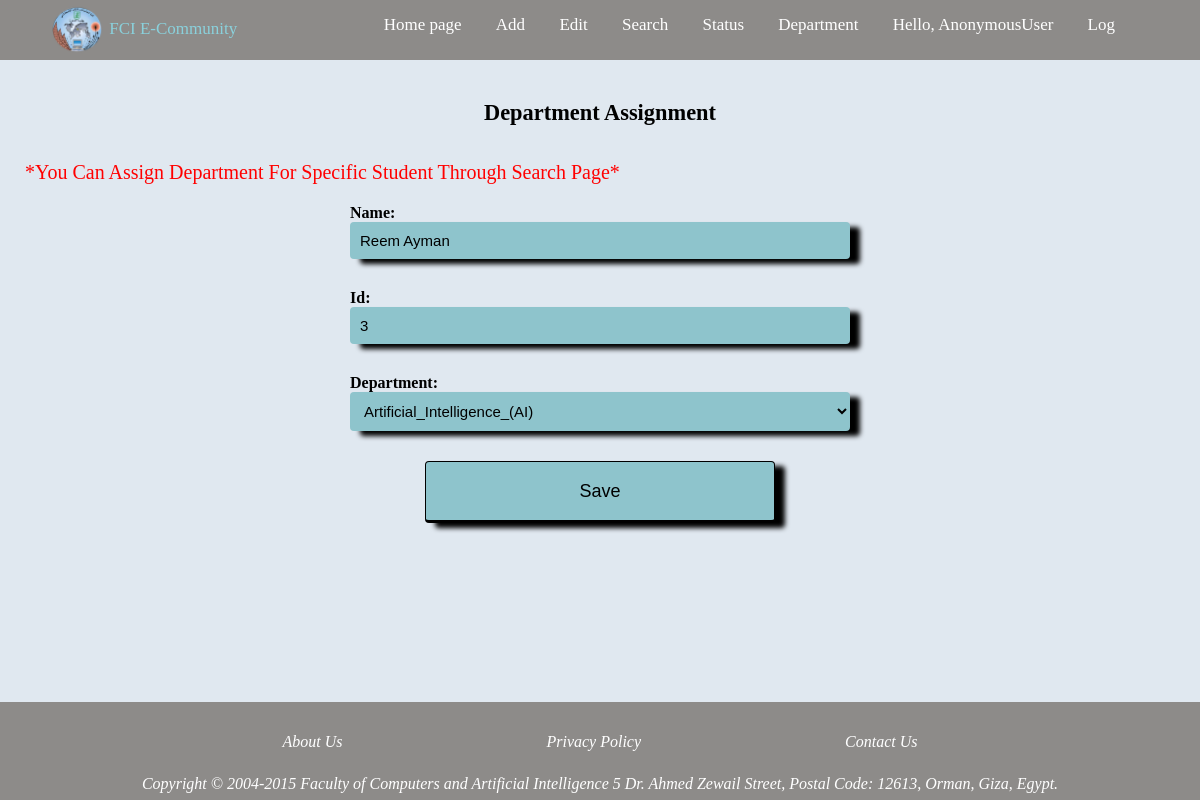
The page /depUpdate/3 on the database its author committed.
### pro2_app/models.py (models this page shows, shortened)
class Student (models.Model):
    gender_student = [
        ('Male','Male'),('Female','Female')
    ]
    status_student = [
        ('Active', 'Active'), ('Inactive', 'Inactive')
    ]
    level_student = [
        ('First Level', 'First Level'), ('Second Level', 'Second Level'),
        ('Third Level', 'Third Level'), ('Fourth Level', 'Fourth Level')
    ]
    department_student = [
        ('Computer_Science_(CS)', 'Computer_Science_(CS)'),
        ('Artificial_Intelligence_(AI)', 'Artificial_Intelligence_(AI)'),
        ('Information_Technology_(IT)', 'Information_Technology_(IT)'),
        ('Information_System_(IS)', 'Information_System_(IS)'),
        ('Decision_Support_(DS)', 'Decision_Support_(DS)'),
    ]
    id = models.IntegerField(primary_key=True, validators=[validate_domainonly_id])
    name = models.CharField(max_length=1000)
    dateOfBirth = models.DateField()
    GPA = models.DecimalField(max_digits=4, decimal_places=2, validators=[validate_domainonly_GPA])
    gender = models.CharField(max_length=250, choices=gender_student, default="Male")
    level = models.CharField(max_length=500, choices=level_student)
    email = models.EmailField(max_length=250, validators=[validate_domainonly_email])
    mobileNumber = models.CharField(max_length=250)
    department = models.CharField(max_length=500, choices=department_student, null=True, blank=True)
    status = models.CharField(max_length=250, choices=status_student, default="Active")

### pro2_app/views.py (the view)
# urls.py: path('depUpdate/<int:id>', views.depUpdate, name='depUpdate'),
def depUpdate(request, id):
    student_id = Student.objects.get(id=id)
    if request.method == 'POST':
        student_save = DepForm(request.POST, instance=student_id)
        if student_save.is_valid():
            student_save.save()
            return redirect('/Search')
    else:
        if (student_id.level == 'Third Level' or student_id.level == 'Fourth Level'):
            student_save = DepForm(instance=student_id)
        else:
            messages.info(request, 'Level Should be Third or Fourth To Assign Department')
            return redirect('/Search')
    context = {
        'Dform': student_save,
    }
    return render(request, 'pages/Department Assignment.html', context)

### pro2_app/forms.py
class DepForm(forms.ModelForm):
    class Meta:
        model = Student
        fields = [
            'name',
            'id',
            'department',
        ]
        Widgets = {
            'id': forms.NumberInput(),
            'name': forms.TextInput(),
            'department': forms.Select(),
        }
    def __init__(self, *args, **kwargs):
        super(DepForm, self).__init__(*args, **kwargs)
        instance = getattr(self, 'instance', None)
        if instance and instance.pk:
            for field in self.fields.keys():
                self.fields[field].widget.attrs['readonly'] = True

### templates/pages/Department Assignment.html (shortened to what this page needs)
{% extends 'base.html' %}
{% block content %}
    <h2 class = "H2_2">Department Assignment</h2>
    <p id="edit"> *You Can Assign Department For Specific Student Through Search Page* <p>
    <form method = 'POST'>
        {{Dform}}
        <input class="submit" type="submit" value="Save" />
    </form>
    <br><br>
{% endblock content %}

### pro2/static/CSS/Full_style.css (style rules this page uses)
body { margin: 0; font-family: Georgia, "Times New Roman", Times, serif; background-color: rgb(224, 232, 240); }
label { margin-bottom: 8px; }
form { max-width: 500px; margin: 10px auto; border: none; font-weight: bold; padding-bottom: 60px; }
.H2_2 { text-align: center; font-size: 1.4em; margin-top: 40px; margin-bottom: 35px; }
input, select, .logBut, .ELink, .DLink, .DeLink, .DelLink { border: none; border-radius: 4px; font-size: 15px; margin: 0; outline: 0; padding: 10px; width: 100%; box-sizing: border-box; box-shadow: 10px 5px 5px black; background-color: #8ec4cc; color: black; margin-bottom: 30px; }
select { -webkit-appearance: menulist-button; }
.submit, .DelLink { cursor: pointer; display: block; padding: 19px 39px 18px 39px; color: black; margin: 0 auto; font-size: 18px; text-align: center; font-style: normal; background-color: #8ec4cc; width: 70%; border: 1px solid; border-width: 1px 1px 3px; margin-bottom: 10px; }
#edit { font-size: 20px; color: red; margin-left: 25px; }

### rows shown on the page
Student: name "Reem Ayman", id "3", department "Artificial_Intelligence_(AI)"

### other values the page prints
{{ request.user }} "AnonymousUser"
